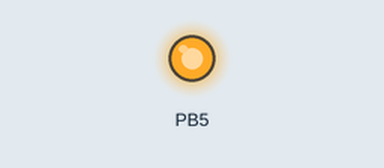
Recording of a program running on a simulated ATmega328P, built with avr-gcc and emulated at 16 MHz. Parts: output pins drawn as LEDs (lit = HIGH). At 0.0 s the program stops and its outputs stay as they are.

Above: at 0.1 s.
Timing chart, 0 to 1.5 s (numbered marks = the images above):
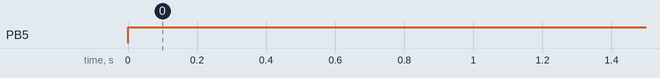

Measured:
- by itself, PB5: LOW → HIGH at 0.00 s

The program:

main.c
```c
/*
 * GccApplication1.c
 *
 * Created: 10/5/2016 4:16:25 PM
 * Author : didi
 */

#include <avr/io.h>


int main(void)
{
    /* Replace with your application code */
	 DDRB = (1 << DDB5);
    while (1)
    {
		 // LED on
        PORTB = (1 << DDB5);
       // _delay_ms(100);
        // LED off
        //PORTB = 0;
       // _delay_ms(100);
    }
}
```
